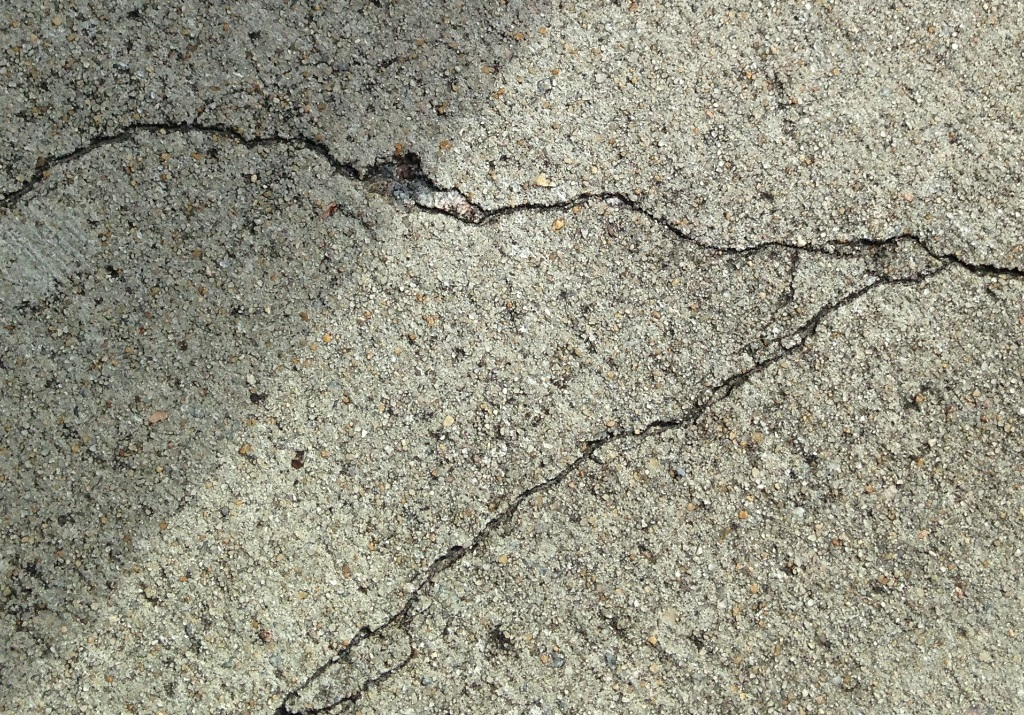
%> input picture images/1068.jpg, 1024 x 715 px
$ octave main.m   (GNU Octave 9; MATLAB toolbox functions it lacks are replaced by stand-ins)
%> lines starting %> are read from the running program, lines starting %| are printed output that depends on the picture

%% Basic Level Set Implementation
clc
clear all
close all

currFolder = pwd;
[FileName,PathName] = uigetfile('./*.*','Input Image');
%> the answer given: ../../images/1068.jpg
fname = [PathName FileName ];
Img = imread(fname);
%> Img is the input picture: size 715x1024x3 uint8; mean R, G, B 149.3, 148.2, 131.9

Img = imresize(Img,[200 200]);
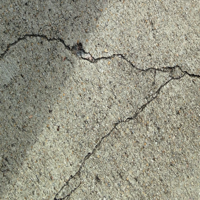
%> Img: size 200x200x3 uint8; mean R, G, B 149.3, 148.2, 131.9
Img = padarray(Img,[20 20],'replicate');
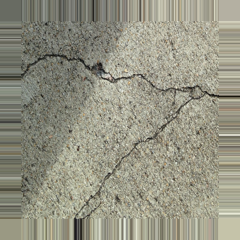
%> Img: size 240x240x3 uint8; mean R, G, B 148.4, 147.3, 131.1

if (length(size(Img)) == 3)
    Img = rgb2gray(Img);
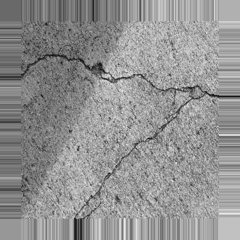
%> Img: size 240x240 uint8; min 13, max 236, mean 145.8
end

h1 = figure(1); imshow(Img); hold all;

res = 0.5;
%> (the run ends here)

$ run again, on images/241.JPG
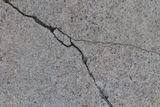
%> input picture images/241.JPG, 160 x 107 px
%> Img is the input picture: size 107x160x3 uint8; mean R, G, B 135.9, 135, 135.2
%> `Img = imresize(Img,[200 200]);`:
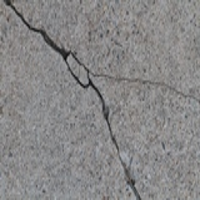
%> Img: size 200x200x3 uint8; mean R, G, B 135.9, 135, 135.2
%> `Img = padarray(Img,[20 20],'replicate');`:
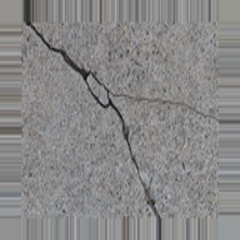
%> Img: size 240x240x3 uint8; mean R, G, B 136.5, 135.8, 135.9

$ run again, on images/272.JPG
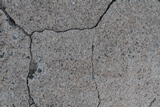
%> input picture images/272.JPG, 160 x 107 px
%> Img is the input picture: size 107x160x3 uint8; mean R, G, B 124.3, 123.5, 123.6
%> `Img = imresize(Img,[200 200]);`:
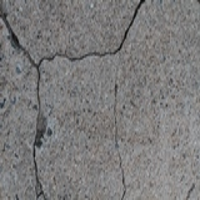
%> Img: size 200x200x3 uint8; mean R, G, B 124.3, 123.5, 123.6
%> `Img = padarray(Img,[20 20],'replicate');`:
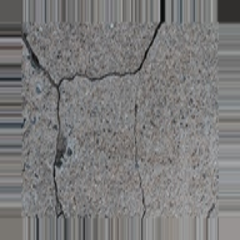
%> Img: size 240x240x3 uint8; mean R, G, B 123.1, 122.4, 122.4

$ run again, on images/DSC_2020.jpg
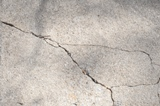
%> input picture images/DSC_2020.jpg, 160 x 106 px
%> Img is the input picture: size 106x160x3 uint8; mean R, G, B 192.8, 185.4, 178
%> `Img = imresize(Img,[200 200]);`:
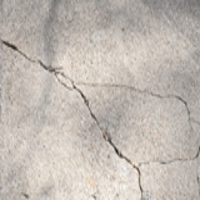
%> Img: size 200x200x3 uint8; mean R, G, B 192.8, 185.4, 178
%> `Img = padarray(Img,[20 20],'replicate');`:
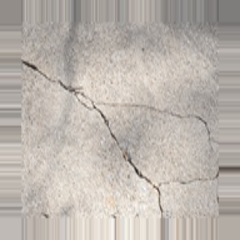
%> Img: size 240x240x3 uint8; mean R, G, B 187.5, 180.6, 173.7
